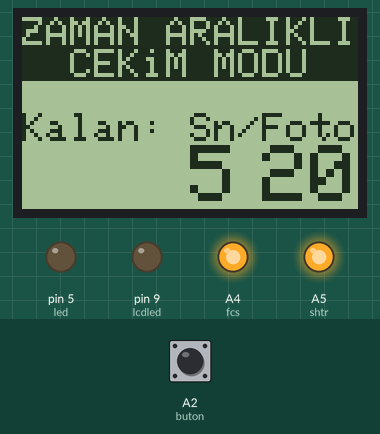
The sketch below on a simulated Arduino Uno, built with avr-gcc and run on an emulated ATmega328P. Parts: 84×48 one-colour display, output pins drawn as LEDs (lit = HIGH). Inputs (shaded band) come from the test bench; at power-on: A2 (buton) HIGH.

Above: at 0.8 s.
0.9 s: A2 (buton) pulled LOW for 0.15 s
At 1.7 s:
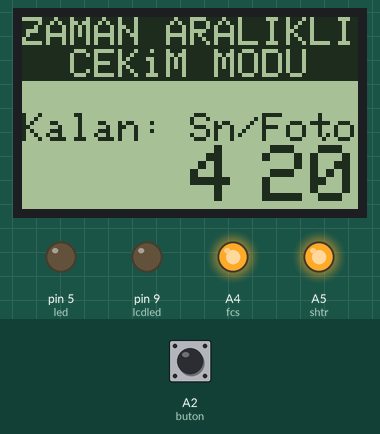
At 5.04 s:
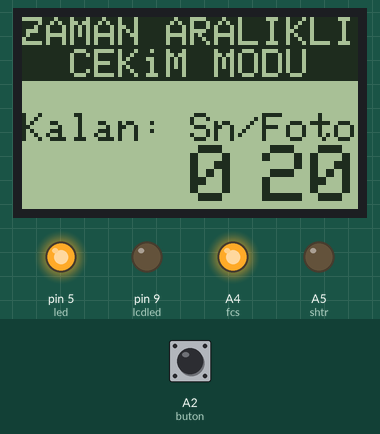
Timing chart, 0 to 11.6 s (numbered marks = the images above; inputs shaded):
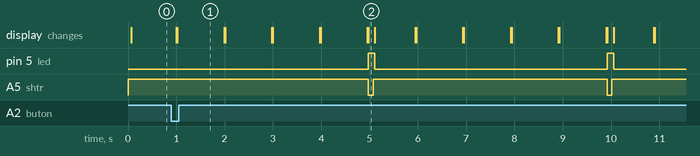

The sketch:

ekranVEinterval.ino
```cpp
/*
Details: https://youtu.be/LNALLzAdT4A
Gerber: https://goo.gl/FTdSa2
*/

#include <SPI.h>
#include <Adafruit_GFX.h>
#include <Adafruit_PCD8544.h>
Adafruit_PCD8544 display = Adafruit_PCD8544(6, 7, 8);
#define lcdled 9
#define led 5

#define buton A2
#define shtr A5
#define fcs A4

int sn = 5;
int foto = 20;

unsigned long previousMillis = 0;
const long interval = 980;

void setup()   {
  pinMode(shtr, OUTPUT);
  digitalWrite(shtr, HIGH);
  pinMode(fcs, OUTPUT);
  digitalWrite(fcs, HIGH);

  pinMode(lcdled, OUTPUT);
  pinMode(led, OUTPUT);
  digitalWrite(lcdled, LOW);
  Serial.begin(9600);

  display.begin();
  display.setContrast(50);
  display.clearDisplay();
  display.display();
  display.setTextSize(1);
  display.setTextColor(WHITE, BLACK);
  display.setCursor(0, 0);
  display.println("ZAMAN ARALIKLI");
  display.println("  CEKiM MODU  ");
  display.println();
  display.setTextColor(BLACK);
  display.println("Kalan: Sn/Foto");
  display.print("       ");
  display.setTextSize(2);
  display.print(sn);
  display.setTextSize(1);
  display.print(" ");
  display.setTextSize(2);
  display.print(foto);
  display.display();

  pinMode(buton, INPUT_PULLUP);
  while (digitalRead(buton)) {
  }
}


void loop() {
  unsigned long currentMillis = millis();
  if (currentMillis - previousMillis >= interval) {
    previousMillis = currentMillis;
    sn--;
    display.clearDisplay();
    display.display();
  }

  display.setTextSize(1);
  display.setTextColor(WHITE, BLACK);
  display.setCursor(0, 0);
  display.println("ZAMAN ARALIKLI");
  display.println("  CEKiM MODU  ");
  display.println();
  display.setTextColor(BLACK);
  display.println("Kalan: Sn/Foto");
  display.print("       ");
  display.setTextSize(2);
  display.print(sn);
  display.setTextSize(1);
  display.print(" ");
  display.setTextSize(2);
  display.print(foto);
  display.display();

  digitalWrite(led, LOW);
  if (sn == 0) {
    digitalWrite(led, HIGH);
    foto--;
    digitalWrite(shtr, LOW);
    delay(100);
    digitalWrite(shtr, HIGH);
    sn = 5;
    display.clearDisplay();
    display.display();
  }

}
```

Measured:
- after the input at 0.9 s, pin 5 (led): alternates HIGH for 0.13 s and LOW for 4.8 s, starting after 4.1 s; A5 (shtr): alternates HIGH for 4.8 s and LOW for 0.10 s, starting after 4.1 s; the display: first changes after 0.10 s (image 1 shows a later state)
